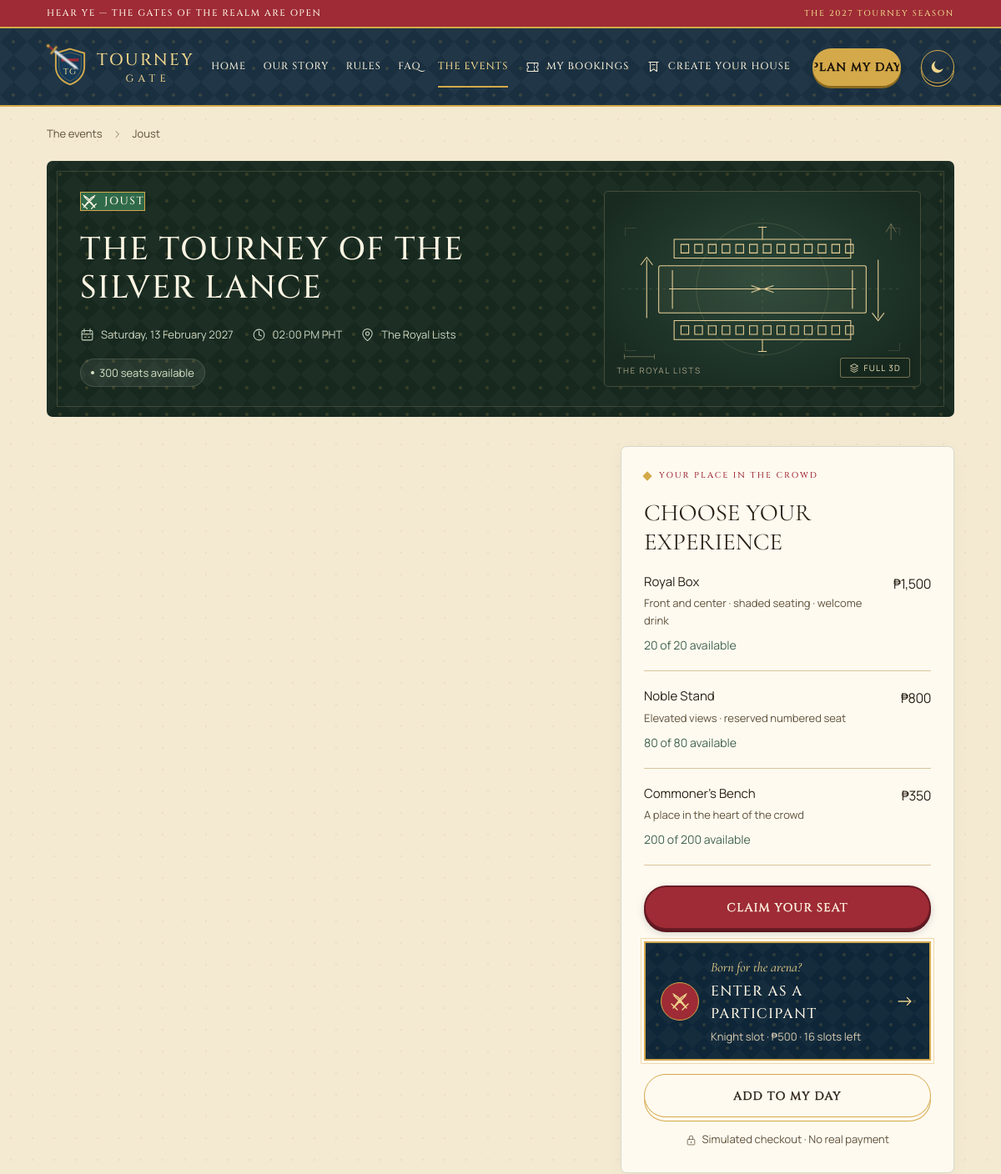
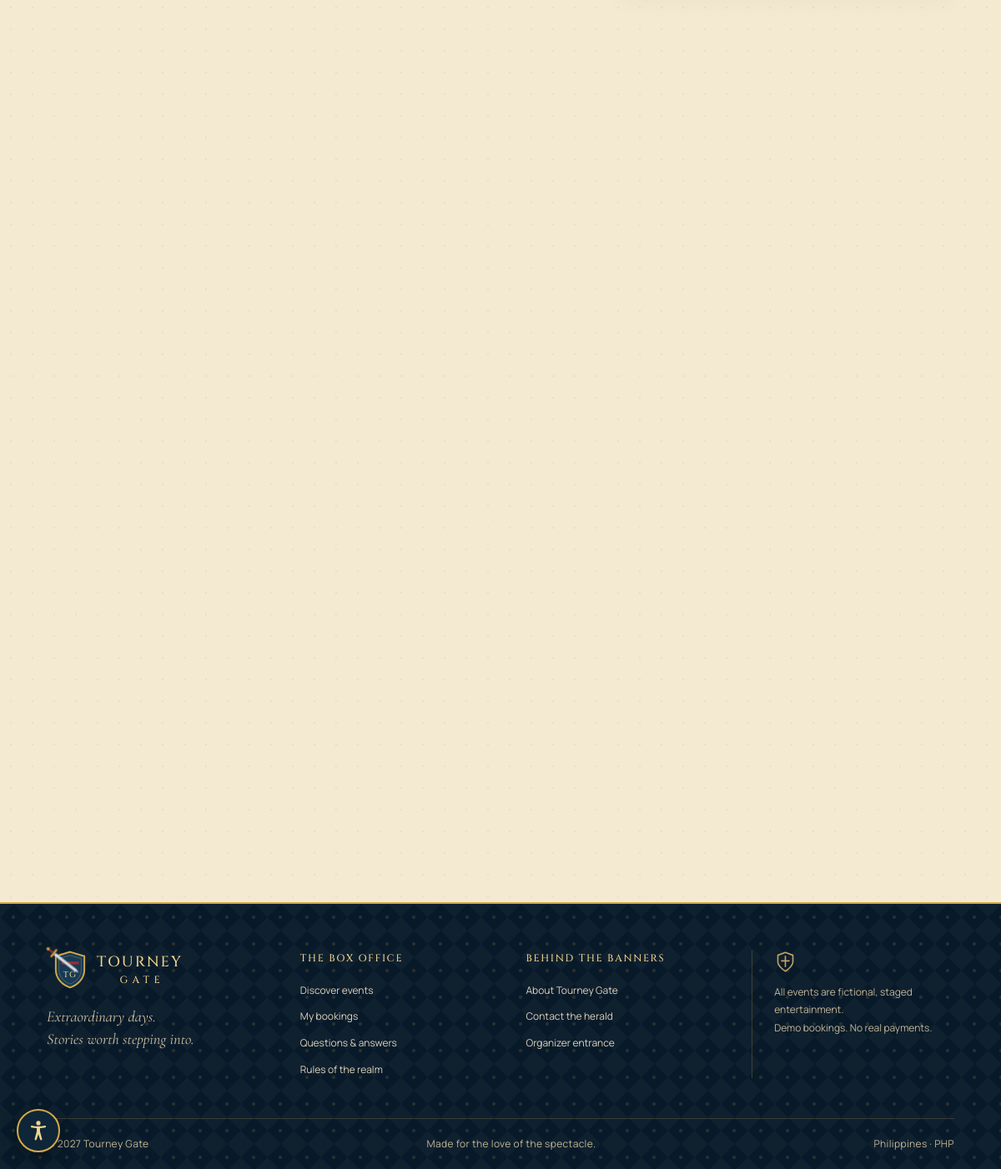
Screenshot of /events/silver-lance with the database file from the repository (2 pictures, top to bottom).
### tables this page shows
CREATE TABLE events (
 id INTEGER PRIMARY KEY, venue_id INTEGER NOT NULL REFERENCES venues(id),
 title TEXT NOT NULL, slug TEXT NOT NULL UNIQUE, category TEXT NOT NULL,
 description TEXT NOT NULL, image TEXT NOT NULL DEFAULT 'joust',
 start_at INTEGER NOT NULL, end_at INTEGER NOT NULL CHECK(end_at > start_at),
 schedule TEXT NOT NULL DEFAULT '[]', status TEXT NOT NULL DEFAULT 'upcoming'
 CHECK(status IN ('upcoming','cancelled'))
);

CREATE TABLE venues (
 id INTEGER PRIMARY KEY, name TEXT NOT NULL, location TEXT NOT NULL,
 layout_type TEXT NOT NULL CHECK(layout_type IN ('stands','arena','tables','open'))
);

CREATE TABLE ticket_tiers (
 id INTEGER PRIMARY KEY, event_id INTEGER NOT NULL REFERENCES events(id),
 name TEXT NOT NULL, kind TEXT NOT NULL CHECK(kind IN ('seated','counted','participant')),
 price INTEGER NOT NULL CHECK(price >= 0), capacity INTEGER NOT NULL CHECK(capacity >= 0),
 remaining INTEGER NOT NULL CHECK(remaining >= 0 AND remaining <= capacity),
 max_per_order INTEGER NOT NULL DEFAULT 8 CHECK(max_per_order BETWEEN 1 AND 8),
 perks TEXT NOT NULL DEFAULT ''
);

### app.py (the view)
    @app.get('/events/<slug>')
    def event_page(slug):
        with transaction() as db:
            event = event_by_slug(db,slug)
        return render_template('event.html',event=event)

### db.py (called while the page is built)
def now():
    return int(time.time())

def get_db():
    if 'db' not in g:
        g.db = sqlite3.connect(current_app.config['DATABASE'], timeout=15, isolation_level=None)
        g.db.row_factory = sqlite3.Row
        g.db.execute('PRAGMA foreign_keys = ON')
        g.db.execute('PRAGMA busy_timeout = 15000')
        g.db.execute(HOUSE_SCHEMA)
        g.db.execute(GATE_SCHEMA)
    return g.db

def expire_holds(db):
    timestamp = now()
    db.execute("UPDATE seats SET status='available', booking_id=NULL WHERE status='held' AND booking_id IN (SELECT id FROM bookings WHERE status='pending' AND expires_at<=?)", (timestamp,))
    db.execute("UPDATE bookings SET status='expired' WHERE status='pending' AND expires_at<=?", (timestamp,))

@contextmanager
def transaction():
    db = get_db()
    db.execute('BEGIN IMMEDIATE')
    try:
        expire_holds(db)
        yield db
        db.execute('COMMIT')
    except BaseException:
        db.execute('ROLLBACK')
        raise

### inventory.py (called while the page is built)
def require(value, message, status=400):
    if not value:
        raise BookingError(message, status)

def tiers_for(db, event_id):
    rows = db.execute('''SELECT t.*, COALESCE((SELECT SUM(i.quantity) FROM booking_items i
        JOIN bookings b ON b.id=i.booking_id WHERE i.tier_id=t.id AND b.status='pending'),0) held
        FROM ticket_tiers t WHERE t.event_id=? ORDER BY t.id''', (event_id,)).fetchall()
    return [dict(row, available=row['remaining'] - row['held'], sold=row['capacity'] - row['remaining']) for row in rows]

### templates/event.html (shortened to what this page needs)
{% extends 'base.html' %}{% from 'macros.html' import event_icon, badge %}{% from 'venue_art.html' import venue_art %}{% from 'glimpses.html' import glimpses %}
{% block title %}{{ event.title }} · Tourney Gate{% endblock %}{% block page %}event{% endblock %}
{% block content %}
{% set v3d = venue_3d_key(event) %}
<div class="container breadcrumb"><a href="/events">The events</a>{{ icon('chevron') }}<span>{{ event.category }}</span></div>
<section class="event-heading container" data-category="{{ event.category }}"><div class="event-heading-copy"><span class="category-label">{{ event_icon(event) }} {{ event.category }}</span><h1>{{ event.title }}</h1><div class="event-meta"><span>{{ icon('calendar') }} {{ event.start_at|date('%A, %d %B %Y') }}</span><span>{{ icon('clock') }} {{ event.start_at|date('%I:%M %p') }} PHT</span><span>{{ icon('pin') }} {{ event.venue }}</span></div>{{ badge(event) }}</div><div class="event-emblem emblem-{{ event.image }}{% if v3d %} has-3d{% endif %}"{% if v3d %} data-venue-theme="{{ v3d }}"{% endif %}>{% if v3d %}<div class="venue-3d-stage" data-venue-3d="{{ v3d }}" data-venue-mode="emblem" aria-label="Interactive 3D venue model of {{ event.venue }}"></div>{% endif %}{{ venue_art(event) }}<span>{{ event.venue }}</span>{% if v3d %}<button type="button" class="venue-3d-trigger" data-open-3d="{{ v3d }}" data-open-3d-title="{{ event.title }}" aria-label="Expand 3D venue model"><svg viewBox="0 0 24 24" aria-hidden="true"><path d="M12 3 3 8l9 5 9-5-9-5ZM3 13l9 5 9-5M3 18l9 5 9-5"/></svg>Full 3D</button>{% endif %}</div></section>
<section class="container detail-layout"><div class="detail-content"></div>
<div class="detail-side"><aside class="booking-panel" data-event-id="{{ event.id }}"><p class="eyebrow">YOUR PLACE IN THE CROWD</p><h2>Choose your experience</h2><div class="tier-list">{% for tier in event.tiers if tier.kind!='participant' %}<div class="tier-option"><div><h3>{{ tier.name }}</h3><p>{{ tier.perks }}</p><span class="tier-stock" data-tier-stock="{{ tier.id }}">{{ tier|stock }}</span></div><strong>{{ tier.price|money }}</strong></div>{% endfor %}</div>{% if event.status=='upcoming' and event.available>0 and event.start_at>event.server_time %}<a class="button full" href="/events/{{ event.slug }}/seats">Claim your seat</a>{% else %}<button class="button full" disabled>{{ 'Cancelled' if event.status=='cancelled' else 'Event ended' if event.status=='past' else 'Booking closed' if event.start_at<=event.server_time else 'Sold out' if event.spectator_remaining==0 else 'Temporarily unavailable' }}</button>{% endif %}{% set ptier = event.tiers|selectattr('kind','equalto','participant')|first %}{% if ptier and event.status!='cancelled' and event.start_at>event.server_time %}<a class="participant-callout" href="/events/{{ event.slug }}/participate"><span class="participant-callout-icon" aria-hidden="true">{{ icon('swords') }}</span><span class="participant-callout-copy"><span class="participant-callout-kicker">Born for the arena?</span><strong>Enter as a participant</strong><span class="participant-callout-meta">{{ ptier.name }} · {{ ptier.price|money }} · {% if ptier.remaining %}{{ ptier.remaining }} slot{{ 's' if ptier.remaining!=1 }} left{% else %}Slots full{% endif %}</span></span><span class="participant-callout-arrow" aria-hidden="true">→</span></a>{% endif %}{% if event.status!='cancelled' and event.start_at>event.server_time %}<form class="detail-plan-form" method="post" action="/itinerary/add"><input type="hidden" name="csrf_token" value="{{ csrf_token }}"><input type="hidden" name="event_id" value="{{ event.id }}"><button type="submit" class="button button-outline full">{{ 'Saved to my day · View plan' if event.id in planned_ids else 'Add to my day' }}</button></form>{% endif %}<p class="booking-note">{{ icon('lock') }} Simulated checkout · No real payment</p></aside>{{ glimpses(event) }}</div></section>
{% endblock %}{% block scripts %}<script id="event-data" type="application/json">{{ event|tojson }}</script><script src="{{ url_for('static',filename='js/glimpses.js') }}" defer></script>{% endblock %}

### static/css/style.css (style rules this page uses)
:root { --cream:#f7f4ec;--paper:#fffdf8;--ink:#252d28;--muted:#667067;--gold:#b18a46;--gold-light:#d9b873;--wine:#732f35;--line:#dddcd0;--green:#426550;--dark:#202b25;--sans:Manrope,Arial,sans-serif;--display:Cinzel,Georgia,serif;--serif:Cormorant,Georgia,serif;--ease:cubic-bezier(.22,1,.36,1) }
* { box-sizing:border-box }
html { scroll-behavior:smooth;scroll-padding-top:110px }
body { margin:0;background:var(--cream);color:var(--ink);font:16px/1.65 var(--sans);-webkit-font-smoothing:antialiased }
button,input,select,textarea { font:inherit }
button,a,input,select,summary,textarea { -webkit-tap-highlight-color:transparent }
a { color:inherit;text-decoration:none }
button { cursor:pointer }
button,input,select,textarea { border-radius:0 }
button { color:inherit }
h1,h2,h3,p { margin:0 }
h1,h2 { font-family:var(--display);font-weight:500;line-height:1.2;letter-spacing:-.04em }
h1 { font-size:clamp(2.5rem,5vw,4.6rem) }
h2 { font-size:clamp(1.9rem,3.2vw,2.8rem) }
h3 { font-size:1.1rem;font-weight:600;line-height:1.45 }
p { overflow-wrap:break-word }
.container { width:min(1320px,calc(100% - 112px));margin-inline:auto }
.eyebrow { font:600 .75rem/1.5 var(--sans);letter-spacing:.18em;color:#79613c;margin-bottom:20px }
.button { position:relative;display:inline-flex;justify-content:center;align-items:center;gap:12px;background:var(--wine);border:1px solid var(--wine);color:#fffdf5;min-height:52px;padding:14px 25px;font:600 .875rem/1.5 var(--sans);isolation:isolate;overflow:hidden;transition:transform .3s var(--ease),box-shadow .3s,background .3s }
.button::before { content:'';position:absolute;inset:0;z-index:-1;background:linear-gradient(110deg,transparent 10%,#ffffff1a 45%,transparent 80%);transform:translateX(-120%);transition:transform .65s var(--ease) }
.button-outline { background:transparent;border-color:#a9ac9e;color:var(--ink) }
.full { width:100% }
.category-label { display:inline-flex;gap:8px;align-items:center;font-size:.6875rem;letter-spacing:.045em;color:#716345 }
.breadcrumb { display:flex;gap:12px;align-items:center;padding-block:28px;font-size:.75rem;color:var(--muted) }
.event-heading { display:grid;grid-template-columns:1fr 240px;gap:40px;align-items:center;padding-block:24px 55px;border-bottom:1px solid var(--line) }
.event-heading h1 { font-size:3.7rem;max-width:850px;margin-top:22px }
.event-meta { display:flex;flex-wrap:wrap;gap:14px 25px;font-size:.8125rem;color:var(--muted);margin-block:24px }
.event-meta>span { display:flex;align-items:center;gap:8px }
.event-emblem { position:relative;height:240px;display:flex;align-items:center;justify-content:center;flex-direction:column;gap:30px;color:#8a764e }
.event-emblem>span { font-size:.5625rem;letter-spacing:.16em }
.detail-layout { display:grid;grid-template-columns:1fr 400px;gap:90px;align-items:start;padding-block:55px 90px }
.detail-content { min-width:0 }
.booking-panel,.panel { border:1px solid var(--line);background:var(--paper);padding:30px }
.booking-panel { position:sticky;top:25px }
.booking-panel .eyebrow { font-size:.625rem }
.booking-panel h2 { font-family:var(--serif);font-size:1.8rem;letter-spacing:0 }
.tier-option { display:flex;justify-content:space-between;gap:20px;border-bottom:1px solid var(--line);padding:22px 0 }
.tier-option h3 { font-size:.875rem }
.tier-option p { font-size:.6875rem;color:var(--muted);margin-top:5px;line-height:1.6 }
.tier-option>strong { font-size:.875rem;white-space:nowrap }
.tier-stock { display:block;font-size:.625rem;color:var(--green);margin-top:7px }
.tier-list { margin-bottom:24px }
.booking-note { font-size:.6875rem;line-height:1.8;text-align:center;color:var(--muted);margin-top:15px }
.page-heading,.booking-top,.event-heading { animation:rise-in .55s var(--ease) both }

### static/css/booking-readability.css (style rules this page uses)
.button,.button-small,.category-tab,.underlined-link,.text-button { font-size: .875rem; }
.category-label,.availability,.card-venue,.card-action,.from-price,.tier-stock, .tier-option p,.tier-option h3,.tier-option>strong { font-size: .875rem; }
.event-meta,.booking-note,.map-live,.booking-top>p:last-child,.selection-summary>.muted, .map-help,.map-foot,.map-foot .underlined-link { font-size: .875rem; }

### static/css/itinerary.css (style rules this page uses)
.detail-plan-form { margin-top:16px }

### rows the page displays
events: category "Joust", category "JOUST", title "THE TOURNEY OF THE SILVER LANCE"
venues: venue "The Royal Lists", venue "THE ROYAL LISTS"
ticket_tiers: name "Royal Box", perks "Front and center · shaded seating · welcome drink", tier "20 of 20 available", price "₱1,500"
ticket_tiers: name "Noble Stand", perks "Elevated views · reserved numbered seat", tier "80 of 80 available", price "₱800"
ticket_tiers: name "Commoner’s Bench", perks "A place in the heart of the crowd", tier "200 of 200 available", price "₱350"
ticket_tiers: name "Knight slot", price "₱500", remaining "16", remaining "s"

### other values shown
{{ 'Your House' if current_house else 'Create Your House' }} "CREATE YOUR HOUSE"
{{ event.available }} "300"
{{ currency }} "PHP"
